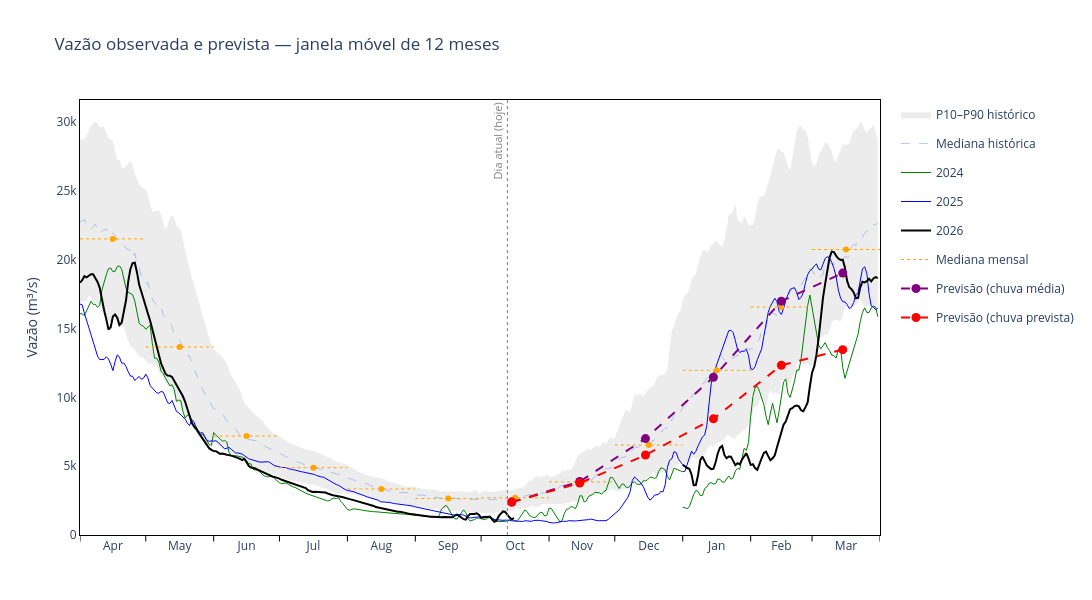

Source (notebook cell):
### Code cell
inference.plot_discharge().show()
